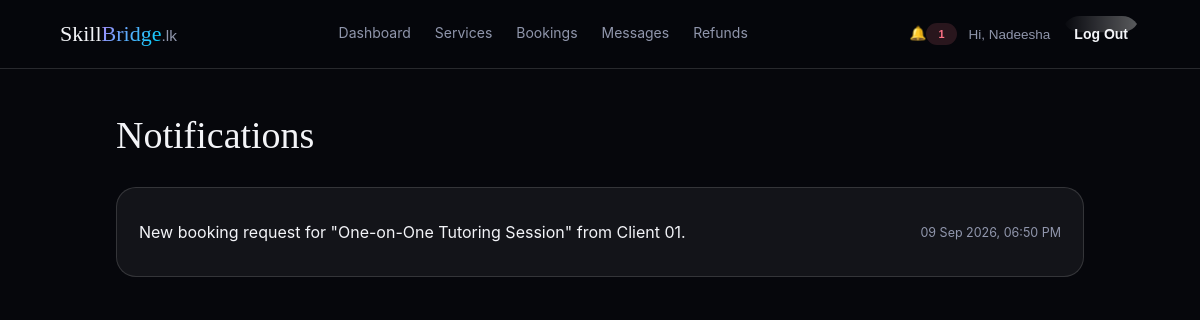
Screenshot of /english/notifications.php (signed in) with the database file from the repository.
### tables this page shows
CREATE TABLE `notifications` (
  `notification_id` int(10) UNSIGNED NOT NULL,
  `user_id` int(10) UNSIGNED NOT NULL,
  `type` varchar(50) NOT NULL,
  `message` varchar(255) NOT NULL,
  `related_id` int(10) UNSIGNED DEFAULT NULL,
  `is_read` tinyint(1) NOT NULL DEFAULT 0,
  `created_at` timestamp NOT NULL DEFAULT current_timestamp()
);

### english/notifications.php (the view, shortened to what this page needs)
<?php
require_once __DIR__ . '/session.php';
$myId = (int) $_SESSION['user_id'];
try {
    $stmt = $pdo->prepare("
        SELECT notification_id, type, message, is_read, created_at
        FROM notifications WHERE user_id = :user_id
        ORDER BY created_at DESC LIMIT 50
    ");
    $stmt->execute(['user_id' => $myId]);
    $notifications = $stmt->fetchAll();
} catch (PDOException $e) {
    error_log('notifications.php error: ' . $e->getMessage());
    $notifications = [];
}
?>
<!DOCTYPE html>
<html lang="en">
<head>
<link rel="stylesheet" href="assets/css/dashboard.css?v=2">
</head>
<body>
<?php $activeNav = 'notifications'; include __DIR__ . '/partials/dashboard-nav.php'; ?>
<main class="dash-page">
  <h1 class="dash-title">Notifications</h1>
  <?php if (empty($notifications)): ?>
    <div class="empty-state"><h3>No notifications yet</h3></div>
  <?php else: ?>
    <div class="table-list">
      <?php foreach ($notifications as $n): ?>
        <div class="table-row">
          <p><?php echo htmlspecialchars($n['message'], ENT_QUOTES); ?></p>
          <span class="table-meta"><?php echo htmlspecialchars(date('d M Y, h:i A', strtotime($n['created_at'])), ENT_QUOTES); ?></span>
        </div>
      <?php endforeach; ?>
    </div>
  <?php endif; ?>
</main>
</body>
</html>

### english/assets/css/dashboard.css (style rules this page uses)
:root { --bg: #06070C; --glass: rgba(255, 255, 255, 0.055); --glass-strong: rgba(255, 255, 255, 0.09); --glass-border: rgba(255, 255, 255, 0.14); --glass-border-hi: rgba(255, 255, 255, 0.28); --violet: #7C5CFC; --violet-soft: #A78BFA; --cyan: #00D4FF; --magenta: #FF3D9A; --green: #4ADE80; --amber: #FBBF24; --red: #FB7185; --text: #F3F4F8; --muted: #9096AC; --muted-2: #6B7086; --radius-lg: 28px; --radius-md: 20px; --radius-sm: 14px; --ease: cubic-bezier(.22, 1, .36, 1); --font-gothic: 'Pirata One', 'Space Grotesk', serif; --font-metal: 'Anton', 'Space Grotesk', sans-serif; --font-display: 'Space Grotesk', sans-serif; --font-body: 'Inter', system-ui, sans-serif; }
* { box-sizing: border-box; }
html, body { margin: 0; padding: 0; }
body { background: var(--bg); color: var(--text); font-family: var(--font-body); min-height: 100vh; position: relative; overflow-x: hidden; }
.dash-page { position: relative; z-index: 2; max-width: 1080px; margin: 0 auto; padding: 44px clamp(20px, 5vw, 56px) 90px; }
.dash-title { font-family: var(--font-gothic); font-weight: 400; font-size: clamp(28px, 4vw, 38px); margin: 0 0 30px; }
.table-list { display: flex; flex-direction: column; gap: 12px; }
.table-row { display: flex; align-items: center; justify-content: space-between; gap: 16px; flex-wrap: wrap; padding: 18px 22px; border-radius: var(--radius-md); background: var(--glass); border: 1px solid var(--glass-border); transition: border-color 220ms ease; }
.table-meta { font-size: 12.5px; color: var(--muted); }

### rows the page displays
notifications: message "New booking request for \"One-on-One Tutoring Session\" from Client 01.", created_at "09 Sep 2026, 06:50 PM"

### other values shown
$unreadCount "1"
explode(' ', $_SESSION['full_name'])[0] "Nadeesha"
